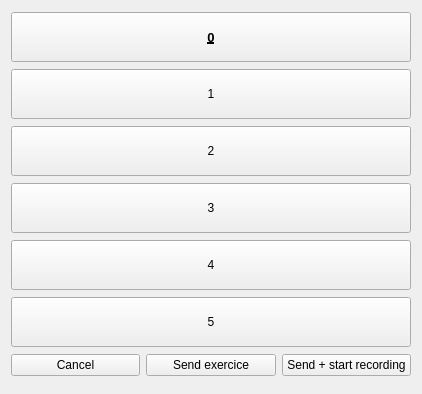
<?xml version="1.0" encoding="UTF-8"?>
<ui version="4.0">
 <class>FreemoveWidget</class>
 <widget class="QWidget" name="FreemoveWidget">
  <property name="geometry">
   <rect>
    <x>0</x>
    <y>0</y>
    <width>422</width>
    <height>394</height>
   </rect>
  </property>
  <property name="minimumSize">
   <size>
    <width>422</width>
    <height>394</height>
   </size>
  </property>
  <property name="maximumSize">
   <size>
    <width>422</width>
    <height>394</height>
   </size>
  </property>
  <property name="windowTitle">
   <string>Form</string>
  </property>
  <layout class="QVBoxLayout" name="verticalLayout">
   <item>
    <widget class="QPushButton" name="button_freemove0">
     <property name="minimumSize">
      <size>
       <width>400</width>
       <height>50</height>
      </size>
     </property>
     <property name="maximumSize">
      <size>
       <width>400</width>
       <height>50</height>
      </size>
     </property>
     <property name="font">
      <font>
       <pointsize>10</pointsize>
       <weight>75</weight>
       <bold>true</bold>
       <underline>true</underline>
      </font>
     </property>
     <property name="autoFillBackground">
      <bool>false</bool>
     </property>
     <property name="text">
      <string>0</string>
     </property>
     <property name="autoRepeat">
      <bool>false</bool>
     </property>
     <property name="autoDefault">
      <bool>false</bool>
     </property>
     <property name="flat">
      <bool>false</bool>
     </property>
    </widget>
   </item>
   <item>
    <widget class="QPushButton" name="button_freemove1">
     <property name="minimumSize">
      <size>
       <width>400</width>
       <height>50</height>
      </size>
     </property>
     <property name="maximumSize">
      <size>
       <width>400</width>
       <height>50</height>
      </size>
     </property>
     <property name="text">
      <string>1</string>
     </property>
    </widget>
   </item>
   <item>
    <widget class="QPushButton" name="button_freemove2">
     <property name="minimumSize">
      <size>
       <width>400</width>
       <height>50</height>
      </size>
     </property>
     <property name="maximumSize">
      <size>
       <width>400</width>
       <height>50</height>
      </size>
     </property>
     <property name="text">
      <string>2</string>
     </property>
    </widget>
   </item>
   <item>
    <widget class="QPushButton" name="button_freemove3">
     <property name="minimumSize">
      <size>
       <width>400</width>
       <height>50</height>
      </size>
     </property>
     <property name="maximumSize">
      <size>
       <width>400</width>
       <height>50</height>
      </size>
     </property>
     <property name="text">
      <string>3</string>
     </property>
    </widget>
   </item>
   <item>
    <widget class="QPushButton" name="button_freemove4">
     <property name="minimumSize">
      <size>
       <width>400</width>
       <height>50</height>
      </size>
     </property>
     <property name="maximumSize">
      <size>
       <width>400</width>
       <height>50</height>
      </size>
     </property>
     <property name="text">
      <string>4</string>
     </property>
    </widget>
   </item>
   <item>
    <widget class="QPushButton" name="button_freemove5">
     <property name="minimumSize">
      <size>
       <width>400</width>
       <height>50</height>
      </size>
     </property>
     <property name="maximumSize">
      <size>
       <width>400</width>
       <height>50</height>
      </size>
     </property>
     <property name="text">
      <string>5</string>
     </property>
    </widget>
   </item>
   <item>
    <layout class="QHBoxLayout" name="horizontalLayout">
     <item>
      <widget class="QPushButton" name="button_cancel">
       <property name="text">
        <string>Cancel</string>
       </property>
      </widget>
     </item>
     <item>
      <widget class="QPushButton" name="button_send">
       <property name="text">
        <string>Send exercice</string>
       </property>
      </widget>
     </item>
     <item>
      <widget class="QPushButton" name="button_sendRecord">
       <property name="text">
        <string>Send + start recording</string>
       </property>
      </widget>
     </item>
    </layout>
   </item>
  </layout>
 </widget>
 <resources/>
 <connections/>
</ui>
